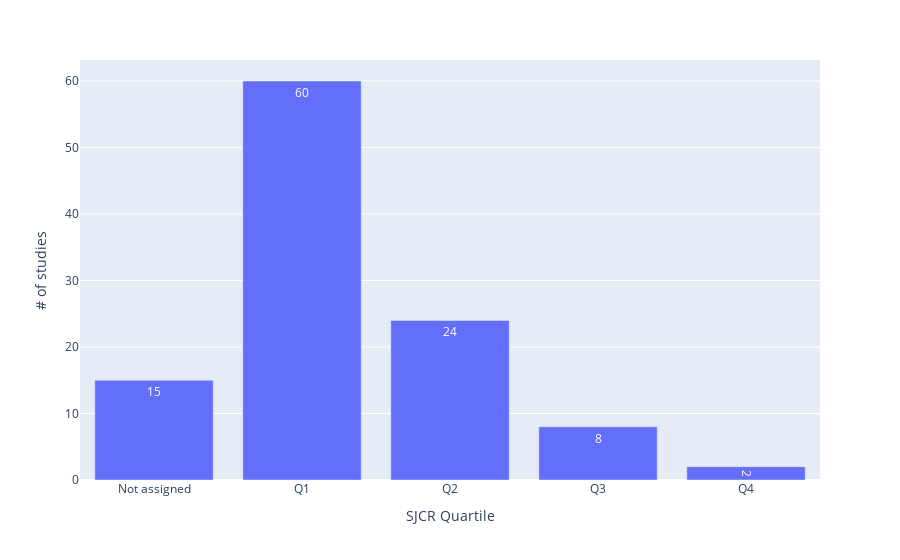

Here is the notebook cell this chart was saved with:
### Markdown cell above
## Validate study selection with distributions of studies according to their rankings

### Code cell
df_journals = df_quality[df_quality['Publication Source'] == 'Journal'] 

df = df_journals.groupby(by=['SJCR Quartile']).size().reset_index(name='# of studies')

fig = px.bar(data_frame = df, x='SJCR Quartile', y='# of studies', text_auto=True)
# fig.write_image('validation_journal.png')
fig.show()

### Figure 1 — Plotly figure (JSON) as saved in the notebook; plotly's stock layout.template omitted (floating-point values rounded to 4 significant figures)
{"data": [{"alignmentgroup": "True", "hovertemplate": "SJCR Quartile=%{x}<br># of studies=%{y}<extra></extra>", "legendgroup": "", "marker": {"color": "#636efa", "pattern": {"shape": ""}}, "name": "", "offsetgroup": "", "orientation": "v", "showlegend": false, "textposition": "auto", "texttemplate": "%{y}", "type": "bar", "x": ["Not assigned", "Q1", "Q2", "Q3", "Q4"], "xaxis": "x", "y": [15, 60, 24, 8, 2], "yaxis": "y"}], "layout": {"barmode": "relative", "legend": {"tracegroupgap": 0}, "margin": {"t": 60}, "xaxis": {"anchor": "y", "domain": [0, 1], "title": {"text": "SJCR Quartile"}}, "yaxis": {"anchor": "x", "domain": [0, 1], "title": {"text": "# of studies"}}}}
